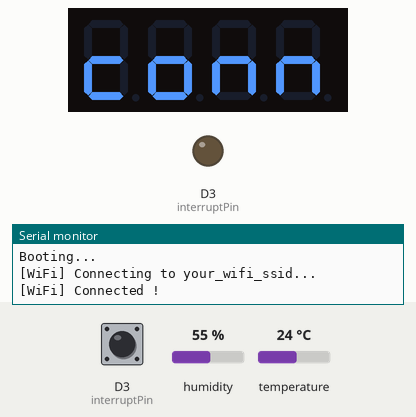
Bench run of a sketch on a simulated ESP8266 (NodeMCU). Shown: 4-digit seven-segment display, output pins drawn as LEDs (lit = HIGH), the last lines printed to the serial monitor. The inputs (shaded band) are chosen by the test bench; at power-on: D3 (interruptPin) LOW, humidity 55 %, temperature 24 °C. WiFi joins after 1.5 s; servers stay silent unless stated; uploads are accepted with an empty reply; no MQTT or app messages arrive unless stated.

Above: at 1.7 s.
At 6.1 s:
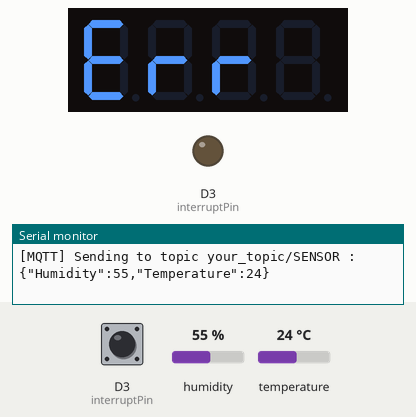
6.2 s: D3 (interruptPin) pulled HIGH for 0.15 s
At 8.2 s:
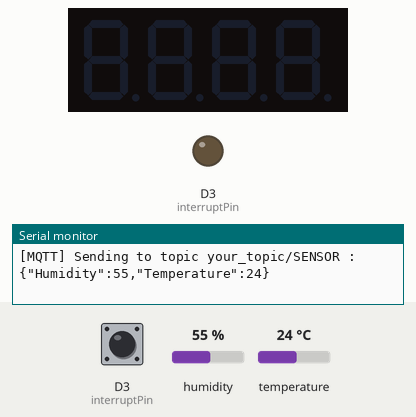
Timing chart, 0 to 9.7 s (numbered marks = the images above; inputs shaded):
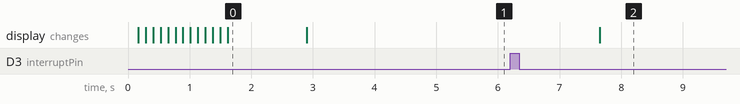

The sketch:

insta_count.ino
```cpp
/** Instagram Followers Counter
 *
 * Displays your current subscriber count on a seven-segment display
 * this version supports up to 9999 followers
 * based on YouTube Subscriber Counter code by Becky Stern (http://www.instructables.com/member/bekathwia/)
 * at http://www.instructables.com/id/YouTube-Subscriber-Counter-With-ESP8266/
 *
 * @author Matthieu Petit <p.matthieu@me.com>
 * @date 05/05/2017
 */

// requires the following libraries, search in Library Manager or download from github :
#include <ESP8266HTTPClient.h>
#include <ArduinoJson.h>
#include <ESP8266WiFi.h>          //ESP8266 Core WiFi Library
#include <TM1637Display.h>        //https://github.com/avishorp/TM1637 TM1637 (LED Driver)

#include <PubSubClient.h>         //MQTT support
#include <DHT.h>                  //to get Temperature and Humidity values from DHT22 sensor
#include <DHT_U.h>

// user configuration file
#include "user_config.h"

#define SERIAL_RATE 115200

#define CLK D6 //Set the CLK pin connection to the TM1637 display
#define DIO D5 //Set the DIO pin connection to the TM1637 display

//      SEG_A
// SEG_F      SEG_B
//      SEG_G
// SEG_E      SEG_C
//      SEG_D
// booting
const uint8_t SEG_boot[] = {
  SEG_C | SEG_D | SEG_E | SEG_F | SEG_G,          // b
  SEG_C | SEG_D | SEG_E | SEG_G,                  // o
  SEG_C | SEG_D | SEG_E | SEG_G,                  // o
  SEG_D | SEG_E | SEG_F | SEG_G,                  // t
};

// connected to WiFi
const uint8_t SEG_conn[] = {
  SEG_D | SEG_E | SEG_G,                          // c
  SEG_C | SEG_D | SEG_E | SEG_G,                  // o
  SEG_C | SEG_E | SEG_G,                          // n
  SEG_C | SEG_E | SEG_G,                          // n
};

// HTTP Error
const uint8_t SEG_Err[] = {
  SEG_A | SEG_F | SEG_E | SEG_D | SEG_G,          // E
  SEG_E | SEG_G,                                  // r
  SEG_E | SEG_G,                                  // r
  0b00000000,
};

HTTPClient http;

TM1637Display display(CLK, DIO); //set up the 4-Digit Display

WiFiClient wifiClient;
PubSubClient mqttClient(MQTT_SERVER, MQTT_PORT, wifiClient);

DHT dht(DHTPIN, DHTTYPE);

unsigned long apiCallDelay = REPORT_INTERVAL * 1000; // delay in milliseconds between each api call
unsigned long apiCallTime;   // last time api request has been done

const byte interruptPin = 0; // used to start the loading function

void setup() {
  Serial.begin(SERIAL_RATE);
  Serial.println("\nBooting...");

  display.setBrightness(0x0a); //set the diplay to maximum brightness
  display.setSegments(SEG_boot);

  WiFi.mode(WIFI_STA);
  WiFi.begin(WIFI_SSID, WIFI_PASSWORD);

  Serial.printf("[WiFi] Connecting to %s", WIFI_SSID);
  while (WiFi.status() != WL_CONNECTED) {
    Serial.print("...");
    loading();
  }
  Serial.println();

  //if you get here you have connected to the WiFi
  Serial.println("[WiFi] Connected !");
  display.setSegments(SEG_conn);
  delay(1000);

  while (!mqttClient.connected()) {
    Serial.printf("[MQTT] Attempting MQTT connection to %s...\n", MQTT_SERVER);
    // Attempt to connect
    // If you do not want to use a username and password, change next line to
    // if (mqttClient.connect("ESP8266Client")) {
    if (mqttClient.connect("ESP8266Client", MQTT_USER, MQTT_PASSWORD)) {
      Serial.println("[MQTT] Connected !");
    } else {
      Serial.print("[MQTT] failed, rc=");
      Serial.print(mqttClient.state());
      Serial.println(" try again in 5 seconds");
      // Wait 5 seconds before retrying
      delay(5000);
    }
  }

  // attach the loading function when starting HTTP calls
  pinMode(interruptPin, OUTPUT);
  attachInterrupt(interruptPin, loading, RISING);

  act();
}

void loop() {
  if (millis() > apiCallTime + apiCallDelay)  {
    apiCallTime = millis();

    act();
  }
}

void act(){
  ask_api();
  readDHT();
}


void ask_api() {
  // Memory pool for JSON object tree.
  //
  // Inside the brackets, 200 is the size of the pool in bytes,
  // If the JSON object is more complex, you need to increase that value.
  StaticJsonBuffer<500> jsonBuffer;

  String url = "https://api.instagram.com/v1/users/";
  url.concat(USER_ID);
  url.concat("?access_token=");
  url.concat(API_ACCESS_TOKEN);

  Serial.print("[HTTPS] begin...\n");
  http.begin(url, INSTAGRAM_FINGERPRINT); //HTTPS

  Serial.print("[HTTPS] GET " + url + " ...\n");

  // start connection and send HTTP header
  int httpCode = http.GET();
  digitalWrite(interruptPin, HIGH);
  digitalWrite(interruptPin, LOW);
  // httpCode will be negative on error
  if (httpCode > 0) {
    // HTTP header has been send and Server response header has been handled
    Serial.printf("[HTTPS] GET... code : %d\n", httpCode);

    // file found at server
    if(httpCode == HTTP_CODE_OK) {
      String result = http.getString();
      int size = result.length() + 1;
      char json[size];
      result.toCharArray(json, size);

      Serial.printf("[HTTPS] GET... result :  %s\n", json);
      // Root of the object tree.
      //
      // It's a reference to the JsonObject, the actual bytes are inside the
      // JsonBuffer with all the other nodes of the object tree.
      // Memory is freed when jsonBuffer goes out of scope.
      JsonObject& root = jsonBuffer.parseObject(json);

      // Test if parsing succeeds.
      if (!root.success()) {
        Serial.println("[ArduinoJSON] parseObject() failed, probably because the json buffer isnt enough");
        display.setSegments(SEG_Err);
      } else {
        long followed_by = root["data"]["counts"]["followed_by"];
        Serial.printf("[Instagram] Number of followers is : %d\n", followed_by);

        float followed_by_float = followed_by / 10.0; // rounding decimal
        display.showNumberDecEx(followed_by_float, 0x80 >> 1); //Display the numCounter value;
      }
    } else {
      Serial.printf("[HTTPS] GET... failed, error: %s\n", http.errorToString(httpCode).c_str());
      display.setSegments(SEG_Err);
    }
  } else {
      Serial.printf("[HTTPS] GET... failed, error: %s\n", http.errorToString(httpCode).c_str());
      display.setSegments(SEG_Err);
  }


  http.end();
}

void readDHT(){
  // Memory pool for JSON object tree.
  //
  // Inside the brackets, 200 is the size of the pool in bytes,
  // If the JSON object is more complex, you need to increase that value.
  StaticJsonBuffer<500> jsonBuffer;

  // Wait a few seconds between measurements.
  delay(2000);

  // Reading temperature or humidity takes about 250 milliseconds!
  // Sensor readings may also be up to 2 seconds 'old' (its a very slow sensor)
  float h = dht.readHumidity();
  // Read temperature as Celsius (the default)
  float t = dht.readTemperature();

  // Check if any reads failed and exit early (to try again).
  if (isnan(h) || isnan(t)) {
    Serial.println("[DHT22] Failed to read from DHT sensor!");
    return;
  }

  JsonObject& jsonValues = jsonBuffer.createObject();
  jsonValues["Humidity"] = h;
  jsonValues["Temperature"] = t;

  char charBuffer[50];
  jsonValues.printTo(charBuffer, sizeof(charBuffer));
  mqttClient.publish(MQTT_TOPIC, charBuffer);
  Serial.printf("[MQTT] Sending to topic %s : %s\n", MQTT_TOPIC, charBuffer);
}

void loading(){
  uint8_t path[][4] {
    { SEG_A, 0b00000000, 0b00000000, 0b00000000 },
    { 0b00000000, SEG_A, 0b00000000, 0b00000000 },
    { 0b00000000, 0b00000000, SEG_A, 0b00000000 },
    { 0b00000000, 0b00000000, 0b00000000, SEG_A },
    { 0b00000000, 0b00000000, 0b00000000, SEG_B },
    { 0b00000000, 0b00000000, 0b00000000, SEG_C },
    { 0b00000000, 0b00000000, 0b00000000, SEG_D },
    { 0b00000000, 0b00000000, SEG_D, 0b00000000 },
    { 0b00000000, SEG_D, 0b00000000, 0b00000000 },
    { SEG_D, 0b00000000, 0b00000000, 0b00000000 },
    { SEG_E, 0b00000000, 0b00000000, 0b00000000 },
    { SEG_F, 0b00000000, 0b00000000, 0b00000000 },
    { 0b00000000, 0b00000000, 0b00000000, 0b00000000 },
  };

  int length = sizeof(path) / sizeof(path[0]);
  for (int i = 0; i < length; i++){
    display.setSegments(path[i]);
    delay(100);
  }
}
```

user_config.h
```cpp
/**
 * user_config.h - user specific configuration for Instagram Followers Counter
 *
 * @author Matthieu Petit <p.matthieu@me.com>
 * @date 05/05/2017
 */

// Instagram Fingerprint (to use HTTPS)
#define INSTAGRAM_FINGERPRINT "5E:30:4C:7A:C6:91:69:CF:E0:05:79:5F:26:4D:80:C7:BF:F5:F5:4D"

// Instagram API key
// get yours: http://dmolsen.com/2013/04/05/generating-access-tokens-for-instagram/
#define API_ACCESS_TOKEN "your_access_token_here"

// Instagram User ID
// find yours: https://www.instagram.com/{username}/?__a=1
#define USER_ID "your_user_id_here"

// WiFi parameters
#define WIFI_SSID     "your_wifi_ssid"
#define WIFI_PASSWORD "your_wifi_password"

// MQTT parameters
#define MQTT_SERVER   "your_mqtt_host"
#define MQTT_PORT     1883
#define MQTT_USER     "your_mqtt_user"
#define MQTT_PASSWORD "your_mqtt_password"
#define MQTT_TOPIC    "your_topic/SENSOR"

// DHT parameters (temperature + humidity sensor)
#define DHTPIN D4
#define DHTTYPE DHT22

// number of seconds between each call
#define REPORT_INTERVAL 300
```

Measured:
- after the input at 6.2 s, the display: changes after 1.5 s (image 2)
- what the display in image 0 shows lasts 1.3 s, from 1.6 s to 2.9 s
